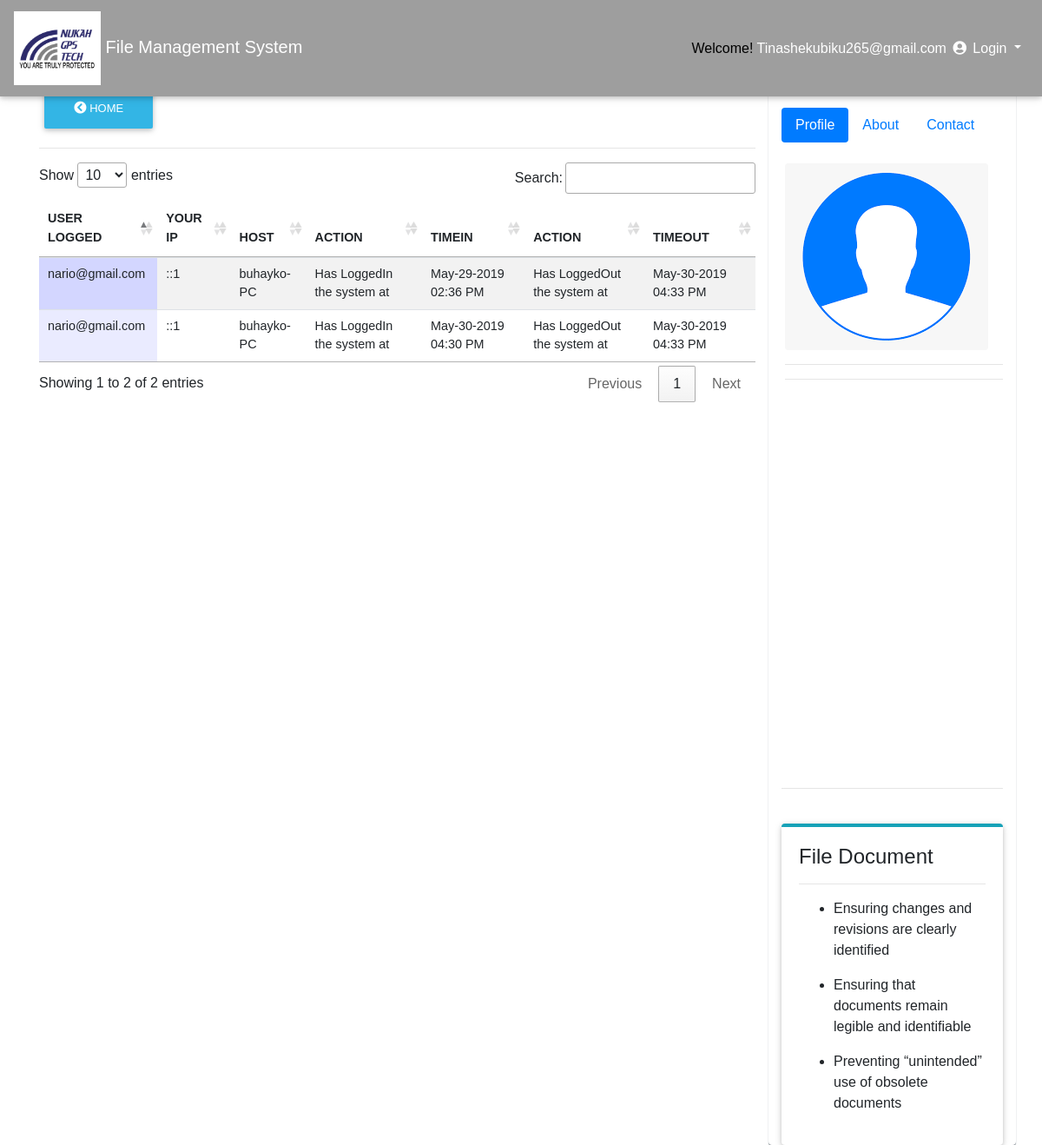
The page /private_user/history_log.php (signed in) on the database its author committed.
### tables this page shows
CREATE TABLE `history_log` (
  `log_id` int(11) NOT NULL,
  `id` int(11) NOT NULL,
  `email_address` text NOT NULL,
  `action` varchar(100) NOT NULL,
  `actions` varchar(200) NOT NULL DEFAULT 'Has LoggedOut the system at',
  `ip` text NOT NULL,
  `host` text NOT NULL,
  `login_time` varchar(200) NOT NULL,
  `logout_time` varchar(200) NOT NULL
);

### private_user/history_log.php (the view, shortened to what this page needs)
<!DOCTYPE html>
<html lang="en">
<head>
  <link rel="stylesheet" href="https://use.fontawesome.com/releases/v5.8.1/css/all.css">
  <link href="css/bootstrap.min.css" rel="stylesheet">
  <link href="css/mdb.min.css" rel="stylesheet">
  <link href="css/style.css" rel="stylesheet">
  <link rel="stylesheet" type="text/css" href="media/css/dataTable.css" />
</head>
<body style="padding:0px; margin:0px; background-color:#fff;font-family:arial,helvetica,sans-serif,verdana,'Open Sans'">
  <?php
  require_once("include/connection.php");
  $id = mysqli_real_escape_string($conn, $_SESSION['email_address']);
  $r = mysqli_query($conn, "SELECT * FROM login_user where id = '$id'") or die(mysqli_error($con));
  $row = mysqli_fetch_array($r);
  $id = $row['email_address'];
  ?>
  <nav class="mb-1 navbar navbar-expand-lg navbar-dark color grey fixed-top">
    <a class="navbar-brand" href="#"><img src="js/img/nukah.png" width="100px" height="85px">
      <font color="white">F</font>ile <font color="white">M</font>anagement <font color="white">S</font>ystem
    </a>
    <div class="collapse navbar-collapse" id="navbarSupportedContent-4">
      <ul class="navbar-nav ml-auto">
        <li class="nav-item dropdown">
          <a class="nav-link dropdown-toggle" id="navbarDropdownMenuLink-4" data-toggle="dropdown" aria-haspopup="true" aria-expanded="false">
            <font color="black">Welcome!</font> <?php echo ucwords(htmlentities($id)); ?> <i class="fas fa-user-circle"></i> Login
          </a>
        </li>
      </ul>
    </div>
  </nav>
  <br>
  <br><Br><br>
  <div class="container">
    <div class="row">
      <div class="col-md-9">
        <div class="">
          <a href="home.php"><button type="button" class="btn btn-info"><i class="fas fa-chevron-circle-left"></i> Home</button></a>
        </div>
        <hr>
        <table id="dtable" class="table table-striped" style="">
          <thead>
            <th>USER LOGGED</th>
            <th>YOUR IP</th>
            <th>HOST</th>
            <th>ACTION</th>
            <th>TIMEIN</th>
            <th>ACTION</th>
            <th>TIMEOUT</th>
          </thead>
          <tbody>
            <tr>
              <?php
              require_once("include/connection.php");
              $query = mysqli_query($conn, "SELECT * from history_log") or die(mysqli_error($conn));
              while ($file = mysqli_fetch_array($query)) {
                $name =  $file['email_address'];
                $ip =  $file['ip'];
                $host =  $file['host'];
                $action =  $file['action'];
                $logintime =  $file['login_time'];
                $actions =  $file['actions'];
                $logouttime =  $file['logout_time'];
              ?>
                <td><?php echo $name; ?></td>
                <td><?php echo $ip; ?></td>
                <td><?php echo $host; ?></td>
                <td><?php echo $action; ?></td>
                <td><?php echo $logintime; ?></td>
                <td><?php echo $actions; ?></td>
                <td><?php echo $logouttime; ?></td>
            </tr>
          <?php } ?>
          </tbody>
        </table>
      </div>
      <div class="col-md-3" style="border-top: 4px solid #17a2b8;border-radius: 4px;  box-shadow: 0px 1px 1px 0px  #6c757d;"><br>
        <ul class="nav nav-pills mb-3" id="pills-tab" role="tablist">
          <li class="nav-item">
            <a class="nav-link active" id="pills-home-tab" data-toggle="pill" href="#pills-home" role="tab" aria-controls="pills-home" aria-selected="true">Profile</a>
          </li>
          <li class="nav-item">
            <a class="nav-link" id="pills-profile-tab" data-toggle="pill" href="#pills-profile" role="tab" aria-controls="pills-profile" aria-selected="false">About</a>
          </li>
          <li class="nav-item">
            <a class="nav-link" id="pills-contact-tab" data-toggle="pill" href="#pills-contact" role="tab" aria-controls="pills-contact" aria-selected="false">Contact</a>
          </li>
        </ul>
        <div class="tab-content pt-2 pl-1" id="pills-tabContent">
          <div class="tab-pane fade show active" id="pills-home" role="tabpanel" aria-labelledby="pills-home-tab">
            <img src="js/img/profile.png" class="rounded" alt="...">
            <hr>
          </div>
          <hr>
        </div>
        <hr><br>
        <div class="card" style="border-top: 4px solid #17a2b8;border-radius: 4px;">
          <div class="card-body">
            <h4 class="card-title">File Document</h4>
            <hr>
            <ul>
              <li>
                <p>Ensuring changes and revisions are clearly identified</p>
              </li>
              <li>
                <p>Ensuring that documents remain legible and identifiable</p>
              </li>
              <li>
                <p>Preventing “unintended” use of obsolete documents</p>
              </li>
            </ul>
          </div>
        </div>
      </div>
    </div>
  </div>
  <link rel="stylesheet" type="text/css" href="https://cdn.datatables.net/1.10.9/css/jquery.dataTables.min.css" />
  <link rel="stylesheet" type="text/css" href="https://cdn.datatables.net/responsive/1.0.3/css/dataTables.responsive.css">
</body>
</html>

### private_user/media/css/dataTable.css (style rules this page uses)
.sorting_asc { background: url('../images/sort_asc.png') no-repeat center right; }
.sorting { background: url('../images/sort_both.png') no-repeat center right; }
tr.odd { background-color: #E2E4FF; }
tr.odd td.sorting_1 { background-color: #D3D6FF; }
tr.even td.sorting_1 { background-color: #EAEBFF; }

### rows shown on the page
history_log: email_address "nario@gmail.com", ip "::1", host "buhayko-PC", action "Has LoggedIn the system at", login_time "May-29-2019 02:36 PM", actions "Has LoggedOut the system at", logout_time "May-30-2019 04:33 PM"
history_log: email_address "nario@gmail.com", ip "::1", host "buhayko-PC", action "Has LoggedIn the system at", login_time "May-30-2019 04:30 PM", actions "Has LoggedOut the system at", logout_time "May-30-2019 04:33 PM"

### other values the page prints
$id "Tinashekubiku265@gmail.com"
